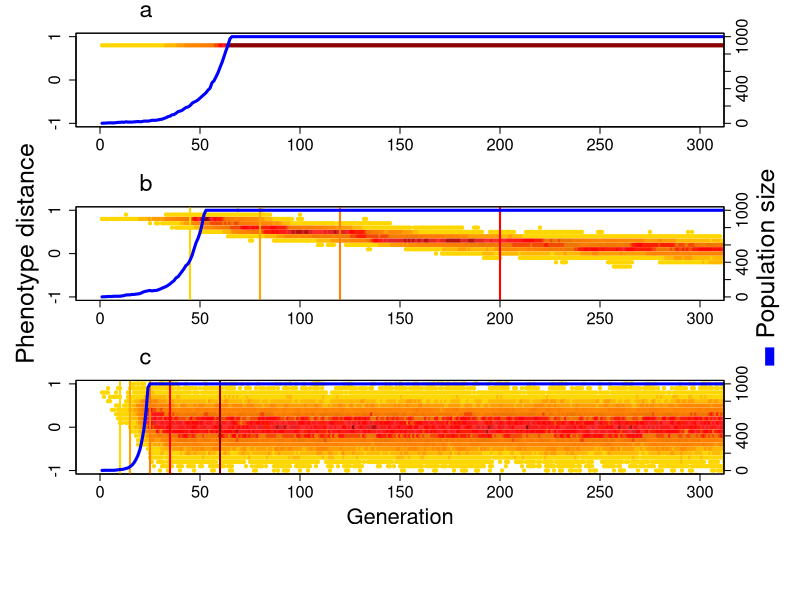

This chart was generated by the following R code:
#figura 2
#####graficos de fenot ancestral
library("ggplot2")
library("RColorBrewer")

#abline(v = y)

setwd("C:/Users/raque/Downloads/coisas da sof/Scripts figuras artigo/Figure 2")

#Plot Fig 2####
#jpeg("Fig2.jpeg",with=500,height=700)
par(mfcol=c(3, 1),mai = c(0.6, 0.1, 0.2, 0.1), oma = c(5, 5, 1, 5))

#setwd("~/modelos/pergunta/4/5/testes_teste3/teste_comparacao/teste1/teste1_extendido/o=0.5/y=20/Y=30/TESTE/GRAFICO/testes_em_u_b_Y/analise_tempo/0")
probabilidade4=read.table("numero_de_ind_por_soma0.txt")
distancia4=probabilidade4 [probabilidade4$V3!=0, ] #escreve no arquivo somente aqueles que possuem mais de um individuo no fenotipo
cor=colorRampPalette(c('gold','darkorange','darkorange1','darkorange2','red','firebrick1','darkred'))
cor2=cor(17)[as.numeric(cut(distancia4$V3, breaks = 17))] #quanto maior o valor, mais graduado ? a varia??o de cor 
plot1 <- plot(distancia4[ ,1], distancia4 [ ,5], col=cor2, pch=20,  xlab=" ", xlim=c(0,300),ylim=c(-1,1),ylab="",cex.lab=2,cex.axis=1.5,yaxt = "n",) #plot indica a dominancia do fenotipo na popula??o com o passar do tempo, inso sempre em direcao ao otimo  
axis(2, at = seq(-1.0, 1.0, by = 1),cex.axis=1.5)
par(new = TRUE)
plot(distancia4[,1],distancia4[,4],col="blue", type="l",lwd=3,xlim=c(0,300),ylim=c(0,1000), xaxt = "n", yaxt = "n",xlab=" ", ylab="",cex.axis=1.5)
axis(side = 4,cex.axis=1.5)
mtext("a",side=3,cex=1.4,line=1,adj=0.1)     


#migracao fenotipo 10-4 com pop size
#setwd("~/modelos/pergunta/4/5/testes_teste3/teste_comparacao/teste1/teste1_extendido/o=0.5/y=20/Y=30/TESTE/GRAFICO/testes_em_u_b_Y/analise_tempo/0.0001")
probabilidade4=read.table("numero_de_ind_por_soma04.txt")
distancia4=probabilidade4 [probabilidade4$V3!=0, ] #escreve no arquivo somente aqueles que possuem mais de um individuo no fenotipo
cor=colorRampPalette(c('gold','darkorange','darkorange1','darkorange2','red','firebrick1','darkred'))
cor2=cor(17)[as.numeric(cut(distancia4$V3, breaks = 17))] #quanto maior o valor, mais graduado ? a varia??o de cor 
plot1 <- plot(distancia4[ ,1], distancia4 [ ,5], col=cor2, pch=20, xlab=" ", xlim=c(0,300)
              ,ylim=c(-1,1),ylab=" ", cex.axis=1.5,yaxt = "n") #plot indica a dominancia do fenotipo na popula??o com o passar do tempo, inso sempre em direcao ao otimo  
axis(2, at = seq(-1.0, 1.0, by = 1),cex.axis=1.5)
abline(v=45, col="gold",lwd=2,lty=1)
abline(v=80,col="orange1",lwd=2,lty=1)
abline(v=120,col="darkorange1",lwd=2,lty=1)
abline(v=200,col="red",lwd=2,lty=1)
par(new = TRUE)
plot(distancia4[,1],distancia4[,4],col="blue", type="l",lwd=3,xlim=c(0,300),ylim=c(0,1000), xaxt = "n", yaxt = "n",xlab=" ", ylab="",cex.axis=1.5)
axis(side = 4,cex.axis=1.5)
mtext("Phenotype distance",side=2,cex=1.5,line=3)     
mtext("\u25ac",side=4,cex=1.5,line=3,srt=-180,col="blue",adj=-1)  
mtext("Population size",side=4,cex=1.5,line=3)
mtext("b",side=3,cex=1.4,line=1,adj=0.1)     


#setwd("~/modelos/pergunta/4/5/testes_teste3/teste_comparacao/teste1/teste1_extendido/o=0.5/y=20/Y=30/TESTE/GRAFICO/testes_em_u_b_Y/analise_tempo/0.01")
probabilidade4=read.table("numero_de_ind_por_soma02.txt")
distancia4=probabilidade4 [probabilidade4$V3!=0, ] #escreve no arquivo somente aqueles que possuem mais de um individuo no fenotipo
cor=colorRampPalette(c('gold','darkorange','darkorange1','darkorange2','red','firebrick1','darkred'))
cor2=cor(17)[as.numeric(cut(distancia4$V3, breaks = 17))] #quanto maior o valor, mais graduado ? a varia??o de cor 
plot1 <- plot(distancia4[ ,1], distancia4 [ ,5], col=cor2, pch=20, xlab="Generation",cex.lab=2, xlim=c(0,300),ylim=c(-1,1),ylab=" ",cex.axis=1.5,yaxt = "n") #plot indica a dominancia do fenotipo na popula??o com o passar do tempo, inso sempre em direcao ao otimo  
axis(2, at = seq(-1.0, 1.0, by = 1),cex.axis=1.5)
abline(v=10, col="gold",lwd=2,lty=1)
abline(v=15,col="orange1",lwd=2,lty=1)
abline(v=25,col="darkorange1",lwd=2,lty=1)
abline(v=35,col="red",lwd=2,lty=1)
abline(v=60,col="darkred",lwd=2,lty=1)
abline(v=500,col="red4",lwd=2,lty=1)
par(new = TRUE)
plot(distancia4[,1],distancia4[,4],col="blue", type="l",lwd=3,xlim=c(0,300),ylim=c(0,1000), xaxt = "n", yaxt = "n",xlab=" ", ylab="",cex.axis=1.5)
axis(side = 4,cex.axis=1.5)
mtext("c",side=3,cex=1.4,line=1,adj=0.1)     

